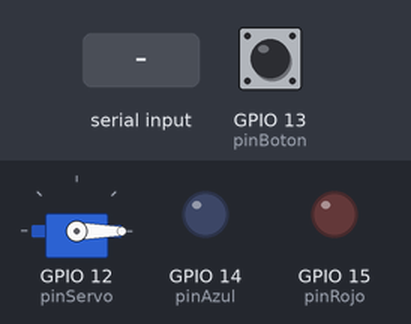
A sketch run on a simulated ESP32. Parts: servo, output pins drawn as LEDs (lit = HIGH). The test bench sets the inputs (shaded band); at power-on: GPIO 13 (pinBoton) HIGH.

Above: at 1.2 s.
1.3 s: "1" received over Serial
At 1.6 s:
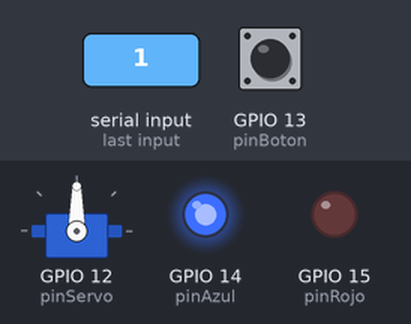
4.3 s: "0" received over Serial
At 6.6 s:
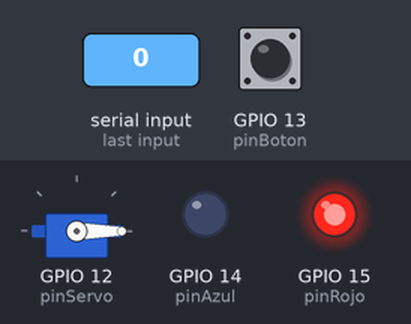
Timing chart, 0 to 9.8 s (numbered marks = the images above; inputs shaded):
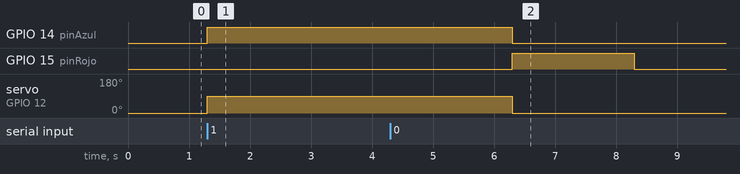

Measured:
- after the input at 1.3 s, GPIO 14 (pinAzul): LOW → HIGH at once; servo on GPIO 12 (pinServo): 0° → 90° at once
- after the input at 4.3 s, GPIO 15 (pinRojo): LOW → HIGH after 2.0 s, → LOW 2.0 s later

The sketch:

codigo_arduino.ino
```cpp
#include <ESP32Servo.h>

// Pines anteriores
int pinAzul = 14;
int pinRojo = 15;
int pinBoton = 13;

// Configuración del Servo
Servo miServo;
int pinServo = 12;

void setup() {
  Serial.begin(115200);

  pinMode(pinAzul, OUTPUT);
  pinMode(pinRojo, OUTPUT);
  pinMode(pinBoton, INPUT_PULLUP);

  // Inicializar Servo
  ESP32PWM::allocateTimer(0); // Necesario para algunas placas ESP32
  miServo.setPeriodHertz(50); // Servo estándar de 50Hz
  miServo.attach(pinServo, 500, 2400); // Attach del servo

  miServo.write(0); // Empezamos en 0 grados (Cerrado)
}

void loop() {
  // 1. Botón
  if (digitalRead(pinBoton) == LOW) {
    Serial.println("SOLICITUD");
    delay(400);
  }

  // 2. Respuesta de Python
  if (Serial.available() > 0) {
    char dato = Serial.read();

    if (dato == '1') { // ACCESO CONCEDIDO
      digitalWrite(pinAzul, HIGH);
      miServo.write(90);  // GIRA A 90 GRADOS
      delay(5000);        // Espera 5 segundos
      miServo.write(0);   // REGRESA A 0 GRADOS
      digitalWrite(pinAzul, LOW);
    }
    else if (dato == '0') { // ACCESO DENEGADO
      digitalWrite(pinRojo, HIGH);
      delay(2000);
      digitalWrite(pinRojo, LOW);
    }
  }
}
```
